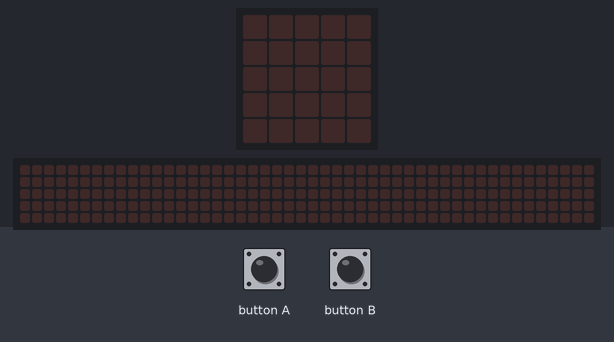
Bench run of a program on a simulated BBC micro:bit (MakeCode). Parts: the board's 5×5 LED display, a strip that is not on the board, showing the scrolling text unrolled. Inputs (shaded band) come from the test bench. The 48×5 strip is a reading aid, not a part: it shows the text the display is scrolling, unrolled, one strip-width of it at a time.

Above: at 1.2 s.
1.3 s: button B pressed for 0.15 s
At 3.92 s:
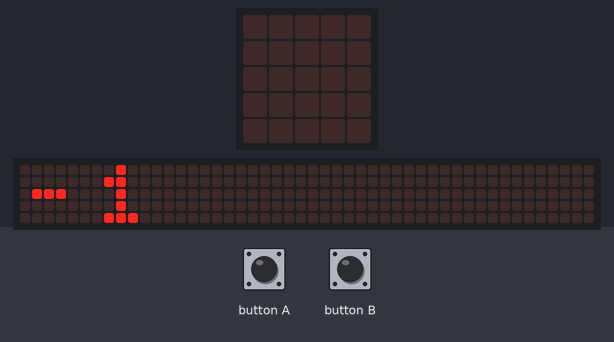
4.3 s: button A pressed for 0.15 s
At 5.3 s:
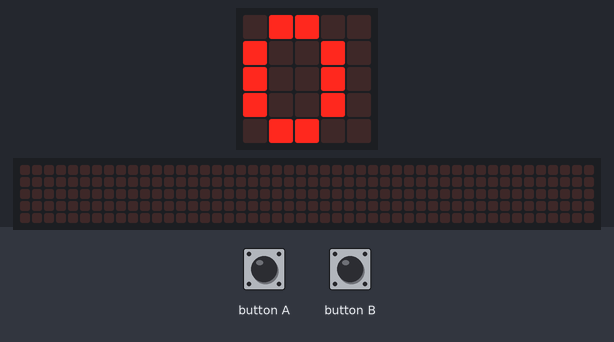
5.9 s: button A pressed for 0.15 s
At 6.5 s:
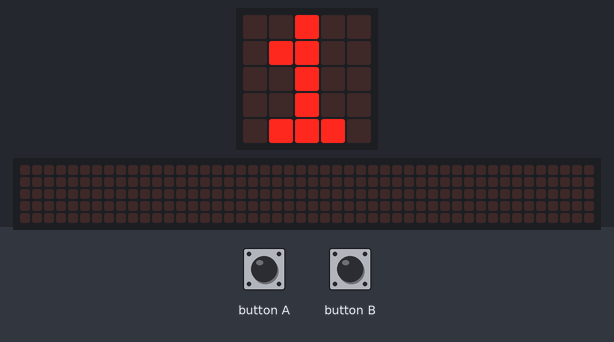
Timing chart, 0 to 8.9 s (numbered marks = the images above; inputs shaded):
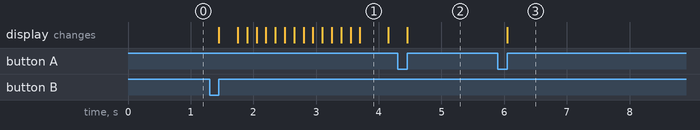

The program:

main.ts
```typescript
let personne = 0
input.onButtonPressed(Button.A, function () {
    personne = personne + 1
    basic.showNumber(personne)
})
input.onButtonPressed(Button.B, function () {
    personne = personne - 1
    basic.showNumber(personne)
})
basic.forever(function () {

})
```

test.ts
```typescript
// les tests vont ici ; cela ne sera pas compilé si ce paquet est utilisé en tant qu'extension.
```

Measured:
- after the input at 1.3 s, the display: changes after 0.15 s (image 1)
- after the input at 4.3 s, the display: changes after 0.15 s (image 2)
- after the input at 5.9 s, the display: changes after 0.15 s (image 3)
- what the display in image 1 shows lasts 0.5 s, from 3.7 s to 4.2 s
